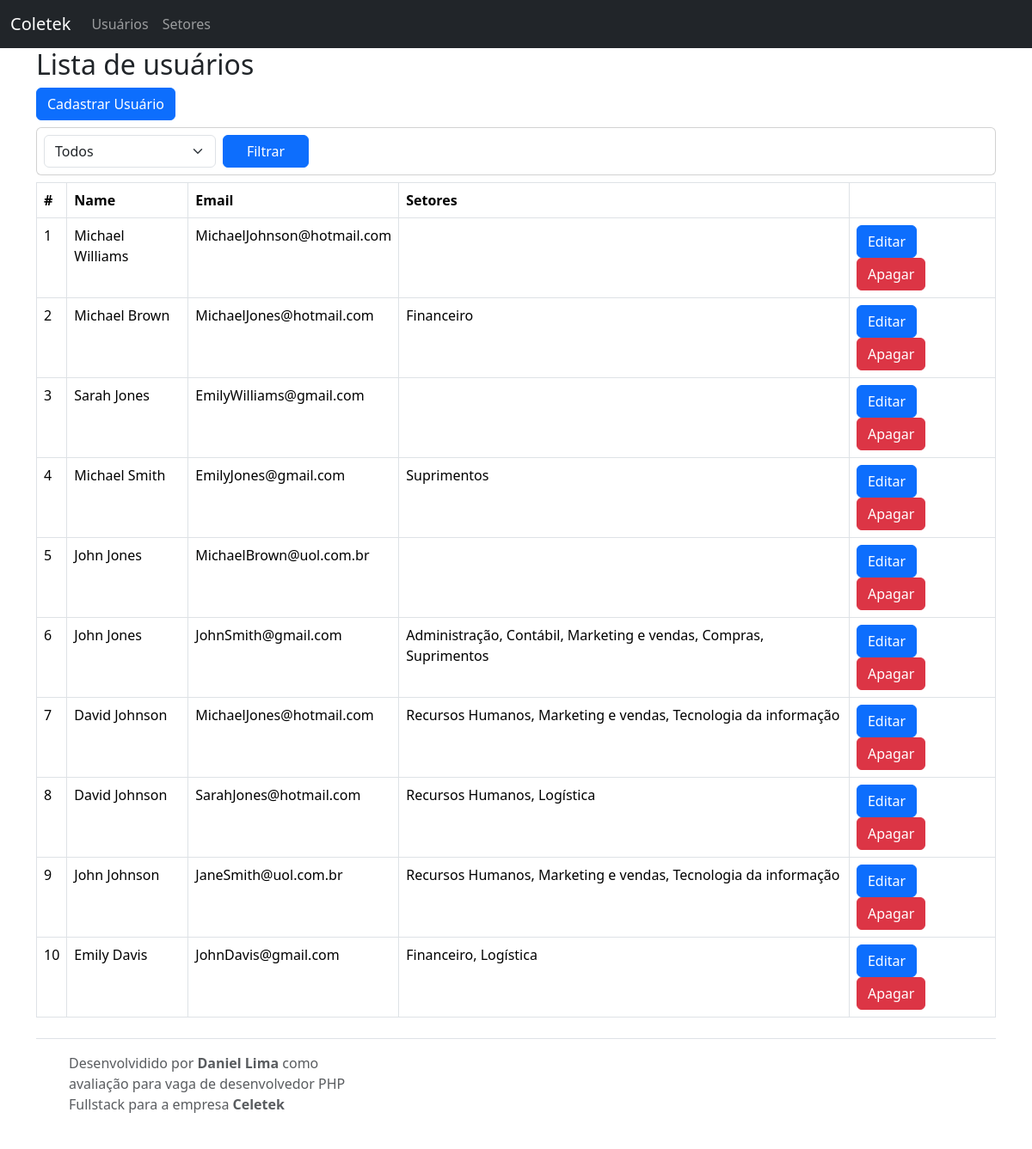
The page / on the database its author committed.
### tables this page shows
CREATE TABLE `users` (
  `id` int(11) NOT NULL,
  `name` varchar(100) NOT NULL,
  `email` varchar(100) NOT NULL
);

### core/View.php (called while the page is built, shortened)
<?php
class View{
    static function show($view_name, $data = []){
        include "app/views/{$view_name}.php";
    }
}

### app/controllers/UserController.php (called while the page is built, shortened)
<?php
class UserController
{
    public function index()
    {
        $setor = isset($_REQUEST['setor'])?$_REQUEST['setor']:'';
        $users = UserModel::getBySetor($setor);
        $setores = SetorModel::getAll();
        View::show(
            'user_list',
            [
                'users' => $users,
                'setores' => $setores,
                'setor' => $setor
            ]
        );
    }
}

### core/App.php (called while the page is built)
<?php
final class App
{
    public $url_base;
    public $routes = [];
    public function __construct($url_base) {
        $this->url_base = $url_base;
    }
    public function set_rout($patern, $verbo, $classe, $metodo){
        $this->routes[] = [
            'pattern'=>$patern,
            'verbo'=>$verbo,
            'class'=>$classe,
            'metodo'=>$metodo
        ];
    }
    function call_controler_method_by_rout($rout){
        $instance = new $rout['class'];
        $instance->{$rout['metodo']}($rout['values']);
    }
    public function show(){
        $this->call_controler_method_by_rout($this->get_rout_by_request());
    }
    public function get_rout_by_request(){
        $verbo = $_SERVER['REQUEST_METHOD'];
        $url = $_SERVER['REQUEST_URI'];
        $url_relativa = str_replace($this->url_base, '',$url);
        foreach ($this->routes as $indice => $rout) {
             if($rout['verbo'] != $verbo){
                continue;
            }
            if (!preg_match($rout['pattern'], $url_relativa, $matches)) {
                continue;
            }
            $rout['values'] = $matches;
            return $rout;
        }
        return [
            'class'=>'AppController',
            'metodo'=>'get404',
            'values'=>[0=>$url_relativa]
        ];
    }
    function make_url($relativo){
        return "{$this->url_base}{$relativo}";
    }
}

### index.php (called while the page is built, shortened)
<?php
include_once "autoload.php";
function get_lelative_url()
{
    $relative_path_file = str_replace($_SERVER['DOCUMENT_ROOT'], '', $_SERVER['SCRIPT_NAME']);
    $relative_path_sys = str_replace('index.php', '', $relative_path_file);
    return $relative_path_sys;
}
$app = new App(get_lelative_url());
$app->show();

### autoload.php (called while the page is built, shortened)
<?php
spl_autoload_register(function ($class) {
    $directories = [
        'core',
        'app/views',
        'app/controllers',
        'app/models'
    ];
    foreach ($directories as $dir) {
        $file = __DIR__ . '/' . $dir . '/' . $class . '.php';
        if (file_exists($file)) {
            return;
        }
    }
});

### app/models/UserModel.php (called while the page is built, shortened)
<?php
class UserModel extends Model{
    static function getBySetor($setor=''){
        $conn = Model::getConexao();
        if($setor == ''){
            return userModel::getAll();
        }
        $sth = $conn->prepare("SELECT
                users.*,
                GROUP_CONCAT(setores.name SEPARATOR ', ') as setores
            from users
            left join user_setores on user_setores.user_id = users.id
            left join setores on setores.id = user_setores.setor_id
            where EXISTS(
                select user_id from user_setores c
                where user_setores.setor_id = :setor_id
                )
            group by users.id
        ");
        $sth->execute(['setor_id'=>$setor]);
        return $sth->fetchAll();
    }
    static function getAll(){
        $conn = Model::getConexao();
        $sth = $conn->prepare("SELECT
                users.*,
                GROUP_CONCAT(setores.name SEPARATOR ', ') as setores
            from users
            left join user_setores on user_setores.user_id = users.id
            left join setores on setores.id = user_setores.setor_id
            group by users.id
        ");
        $sth->execute();
        return $sth->fetchAll();
    }
}

### app/views/user_list.php (the view, shortened to what this page needs)
<?php View::show('master_header', [
  'title' => 'Lista de usuários'
]); ?>
<div class="container page">
  <h2>Lista de usuários</h2>
  <a class="btn btn-primary" href="<?php echo $app->make_url('users/add') ?>">Cadastrar Usuário</a>
  <form class="card my-2 " action="" method="GET">
    <div class="my-2 mx-2 row">
      <select name="setor" id="" class="form-select col" style="max-width: 200px;">
        <option value="">Todos</option>
      </select>
      <button class="btn btn-primary col mx-2" type="submit" style="max-width: 100px;">Filtrar</button>
    </div>
  </form>
  <table class="table table-bordered">
    <thead>
      <tr>
        <th scope="col">#</th>
        <th scope="col">Name</th>
        <th scope="col">Email</th>
        <th scope="col">Setores</th>
        <th scope="col"></th>
      </tr>
    </thead>
    <tbody>
      <?php foreach ($data['users'] as $indice => $user) : ?>
        <tr>
          <td><?php echo $user['id'] ?></td>
          <td><?php echo $user['name'] ?></td>
          <td><?php echo $user['email'] ?></td>
          <td><?php echo $user['setores'] ?></td>
          <td>
            <a class="btn btn-primary" href="<?php echo $app->make_url('users/' . $user['id']); ?>">Editar</a>
            <a class="btn btn-danger" href="<?php echo $app->make_url('users/' . $user['id'] . '/delete'); ?>">Apagar</a>
          </td>
        </tr>
      <?php endforeach; ?>
    </tbody>
  </table>
</div>
<?php View::show('master_footer'); ?>

### app/views/master_header.php (shortened to what this page needs)
<!DOCTYPE html>
<html lang="pt-br">
<head>
    <link href="https://cdn.jsdelivr.net/npm/bootstrap@5.3.2/dist/css/bootstrap.min.css" rel="stylesheet">
</head>
<body>
    <div class="container-fluid navbar-dark bg-dark">
        <nav class="navbar navbar-expand-lg navbar navbar-dark bg-dark">
            <a class="navbar-brand" href="#">Coletek</a>
            <div class="collapse navbar-collapse" id="navbarNav">
                <ul class="navbar-nav">
                    <li class="nav-item active">
                        <a class="nav-link" href="<?php echo $app->make_url('users') ?>">Usuários</a>
                    </li>
                    <li class="nav-item active">
                        <a class="nav-link" href="<?php echo $app->make_url('setores') ?>">Setores</a>
                    </li>
                </ul>
            </div>
        </nav>
    </div>

### app/views/master_footer.php (shortened to what this page needs)
<div class="container">
  <footer class="d-flex flex-wrap justify-content-between align-items-center py-3 my-4 border-top">
    <div class="col-md-4 d-flex align-items-center">
      <a href="/" class="mb-3 me-2 mb-md-0 text-muted text-decoration-none lh-1">
        <svg class="bi" width="30" height="24"><use xlink:href="#bootstrap"></use></svg>
      </a>
      <span class="mb-3 mb-md-0 text-muted">Desenvolvidido por <b>Daniel Lima</b> como avaliação para vaga de desenvolvedor PHP Fullstack para a empresa <b>Celetek</b></span>
    </div>
    <ul class="nav col-md-4 justify-content-end list-unstyled d-flex">
      <li class="ms-3"><a class="text-muted" href="#"><svg class="bi" width="24" height="24"><use xlink:href="#twitter"></use></svg></a></li>
      <li class="ms-3"><a class="text-muted" href="#"><svg class="bi" width="24" height="24"><use xlink:href="#instagram"></use></svg></a></li>
      <li class="ms-3"><a class="text-muted" href="#"><svg class="bi" width="24" height="24"><use xlink:href="#facebook"></use></svg></a></li>
    </ul>
  </footer>
</div>
</body>
</html>

### app/views/master_header.php (style rules this page uses)
.page { min-height: calc(100vh - 200px); }

### rows shown on the page
users: id "1", name "Michael Williams", email "MichaelJohnson@hotmail.com"
users: id "2", name "Michael Brown", email "MichaelJones@hotmail.com", setores "Financeiro"
users: id "3", name "Sarah Jones", email "EmilyWilliams@gmail.com"
users: id "4", name "Michael Smith", email "EmilyJones@gmail.com", setores "Suprimentos"
users: id "5", name "John Jones", email "MichaelBrown@uol.com.br"
users: id "6", name "John Jones", email "JohnSmith@gmail.com", setores "Administração, Contábil, Marketing e vendas, Compras, Suprimentos"
users: id "7", name "David Johnson", email "MichaelJones@hotmail.com", setores "Recursos Humanos, Marketing e vendas, Tecnologia da informação"
users: id "8", name "David Johnson", email "SarahJones@hotmail.com", setores "Recursos Humanos, Logística"
users: id "9", name "John Johnson", email "JaneSmith@uol.com.br", setores "Recursos Humanos, Marketing e vendas, Tecnologia da informação"
users: id "10", name "Emily Davis", email "JohnDavis@gmail.com", setores "Financeiro, Logística"
